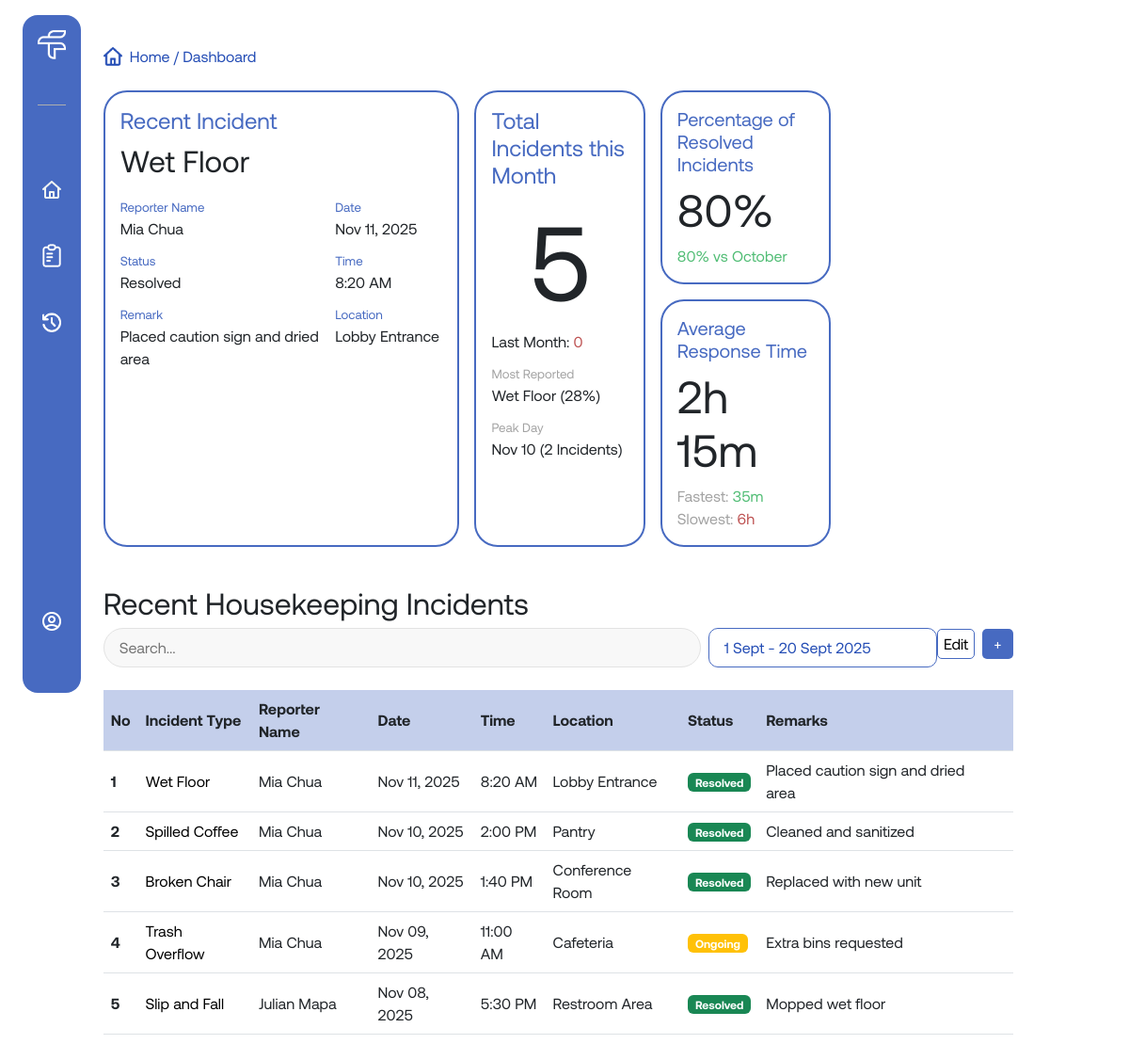
Screenshot of /pages/dashboard.php (signed in) with the database file from the repository.
### tables this page shows
CREATE TABLE incidents (
  incident_id INT(10) AUTO_INCREMENT PRIMARY KEY,
  description VARCHAR(255) NOT NULL,
  location VARCHAR(255) NOT NULL,
  reported_by INT(10),
  role_assigned_to VARCHAR(255),
  status VARCHAR(255) DEFAULT 'Ongoing',
  remarks VARCHAR(255),
  date DATE,
  time TIME,
  FOREIGN KEY (reported_by) REFERENCES users(user_id) ON DELETE SET NULL
);

CREATE TABLE users (
  user_id INT(10) AUTO_INCREMENT PRIMARY KEY,
  name VARCHAR(255) NOT NULL,
  role VARCHAR(255) NOT NULL,
  username VARCHAR(255) UNIQUE NOT NULL,
  password VARCHAR(255) NOT NULL
);

### pages/dashboard.php (the view, shortened to what this page needs)
<?php
    include('../includes/db_connect.php');
    if(isset($_SESSION['user_id'])){
        $user_id = $_SESSION['user_id'] ;
        $sql = "SELECT role FROM users WHERE user_id = $user_id";
        $result = mysqli_query($conn, $sql);
        if($result && mysqli_num_rows($result) > 0){
            $row = mysqli_fetch_assoc($result);
            $user_role = htmlspecialchars($row['role']);
        }
        if ($user_role == 'Admin') {
            $sql = "SELECT incidents.incident_id, incidents.description, users.name AS reporter_name, incidents.location, incidents.date, incidents.time, incidents.status, incidents.remarks
                    FROM incidents
                    LEFT JOIN users ON incidents.reported_by = users.user_id
                    ORDER BY incidents.incident_id DESC
                    LIMIT 5" ;
            $table_header = 'Recent' ;
        } else {
            $sql = "SELECT incidents.incident_id, incidents.description, users.name AS reporter_name, incidents.location, incidents.date, incidents.time, incidents.status, incidents.remarks
                    FROM incidents
                    LEFT JOIN users ON incidents.reported_by = users.user_id
                    WHERE incidents.role_assigned_to = '$user_role'
                    ORDER BY incidents.incident_id DESC
                    LIMIT 5";
            $table_header = "Recent $user_role" ;
        }
        $result_incidents = mysqli_query($conn, $sql);
        if ($user_role == 'Admin') {
            $recent_sql = "
                SELECT incidents.description, incidents.location, incidents.date, incidents.time, incidents.status, incidents.remarks, users.name AS reporter_name
                FROM incidents
                LEFT JOIN users ON incidents.reported_by = users.user_id
                ORDER BY incidents.incident_id DESC
                LIMIT 1
            ";
        } else {
            $recent_sql = "
                SELECT incidents.description, incidents.location, incidents.date, incidents.time, incidents.status, incidents.remarks, users.name AS reporter_name
                FROM incidents
                LEFT JOIN users ON incidents.reported_by = users.user_id
                WHERE incidents.role_assigned_to = '$user_role'
                ORDER BY incidents.incident_id DESC
                LIMIT 1
            ";
        }
        $recent_result = mysqli_query($conn, $recent_sql);
        $recent_incident = null;
        if ($recent_result && mysqli_num_rows($recent_result) > 0) {
            $recent_incident = mysqli_fetch_assoc($recent_result);
        }
        if ($recent_incident) {
            $recent_description = htmlspecialchars($recent_incident['description']);
            $recent_reporter = htmlspecialchars($recent_incident['reporter_name']);
            $recent_status = htmlspecialchars($recent_incident['status']);
            $recent_remarks = htmlspecialchars($recent_incident['remarks']);
            $recent_date = date("M d, Y", strtotime($recent_incident['date']));
            $recent_time = date("g:i A", strtotime($recent_incident['time']));
            $recent_location = htmlspecialchars($recent_incident['location']);
        }
        $role_condition = ($user_role != 'Admin') ? "AND incidents.role_assigned_to = '$user_role'" : "";
        $peak_day_sql = "
            SELECT date, COUNT(*) AS incidents_count
            FROM incidents
            WHERE MONTH(date) = 11 AND YEAR(date) = YEAR(CURDATE()) $role_condition
            GROUP BY date
            ORDER BY incidents_count DESC
            LIMIT 1
        ";
        $peak_day_result = mysqli_query($conn, $peak_day_sql);
        $peak_day = ['date' => '-', 'count' => 0];
        if ($peak_day_result && mysqli_num_rows($peak_day_result) > 0) {
            $row = mysqli_fetch_assoc($peak_day_result);
            $peak_day = [
                'date' => date("M d", strtotime($row['date'])),
                'count' => (int)$row['incidents_count']
            ];
        }
        function getTotalIncidentsByMonth($conn, $month, $role_condition) {
            $sql = "
                SELECT COUNT(*) AS total_incidents
                FROM incidents
                WHERE MONTH(date) = $month AND YEAR(date) = YEAR(CURDATE()) $role_condition
            ";
            $result = mysqli_query($conn, $sql);
            if ($result && mysqli_num_rows($result) > 0) {
                $row = mysqli_fetch_assoc($result);
                return (int)$row['total_incidents'];
            }
            return 0;
        }
        $november_total   = getTotalIncidentsByMonth($conn, 11, $role_condition);
        $october_total = getTotalIncidentsByMonth($conn, 10, $role_condition);
        function getIncidentCount($conn, $statusCondition, $month, $role_condition) {
            $sql = "SELECT COUNT(*) AS count FROM incidents
                    WHERE $statusCondition AND MONTH(date) = $month $role_condition;";
            $result = mysqli_query($conn, $sql);
            if ($result && mysqli_num_rows($result) > 0) {
                $row = mysqli_fetch_assoc($result);
                return (int)$row['count'];
            }
            return 0;
        }
        $resolved_incidents_this_month   = getIncidentCount($conn, "status = 'Resolved'", 11, $role_condition);
        $resolved_incidents_last_month   = getIncidentCount($conn, "status = 'Resolved'", 10, $role_condition);
        $this_resolved_pct   = $november_total > 0 ? round(($resolved_incidents_this_month / $november_total) * 100, 0) : 0;
        $last_resolved_pct   = $october_total > 0 ? round(($resolved_incidents_last_month / $october_total) * 100, 0) : 0;
        $improvement_pct = round($this_resolved_pct - $last_resolved_pct, 0);
        $improvement_style = $improvement_pct < 0 ? "red-text" : "green-text";
    }
?>
<!DOCTYPE html>
<html lang="en">
<head>
    <link href="https://cdn.jsdelivr.net/npm/bootstrap@5.3.8/dist/css/bootstrap.min.css" rel="stylesheet">
    <link rel="stylesheet" href="../assets/css/style.css">
</head>
<body>
    <div class="layout d-md-flex w-md-100">
        <?php include('../includes/navbar.php') ?>
        <div class="main-content flex-md-fill p-md-3 pt-md-5">
            <div class="main-content-container w-90 mx-auto mx-md-0 w-md-100">
                <p class="page-info"> <img src="../assets/images/blue-home-icon.png" alt=""><span>Home  /  Dashboard</span></p>
                <div class="dashboard-cards my-4 d-md-grid gap-md-3">
                    <div class="recent-incident dash-card dash-card-left">
                        <h4>Recent Incident</h4>
                        <h2><?= $recent_description ?></h2>
                        <div class="recent-bot-card">
                            <div class="recent-left">
                                <p class="recent-labels">Reporter Name</p>
                                <p><?= $recent_reporter ?></p>
                                <p class="recent-labels">Status</p>
                                <p><?= $recent_status ?></p>
                                <p class="recent-labels">Remark</p>
                                <p><?= $recent_remarks ?></p>
                            </div>
                            <div class="recent-right">
                                <p class="recent-labels">Date</p>
                                <p><?= $recent_date ?></p>
                                <p class="recent-labels">Time</p>
                                <p><?= $recent_time ?></p>
                                <p class="recent-labels">Location</p>
                                <p><?= $recent_location ?></p>
                            </div>
                        </div>
                    </div>
                    <div class="dash-card-right">
                        <div class="total-incidents dash-card">
                            <h4>Total Incidents this Month</h4>
                            <h1 class="text-center"><?= $november_total ?></h1>
                            <p>Last Month: <span class="red-text"><?= $october_total ?></span></p>
                            <p class="total-labels">Most Reported</p>
                            <p>Wet Floor (28%)</p>
                            <p class="total-labels">Peak Day</p>
                            <p><?= $peak_day['date'] ?> (<?= $peak_day['count'] ?> Incidents)</p>
                        </div>
                        <div class="right-right-col">
                            <div class="percentage dash-card">
                                <h4>Percentage of Resolved Incidents</h4>
                                <h2><?= $this_resolved_pct ?>%</h2>
                                <p class="<?= $improvement_style?>"><?= $improvement_pct?>% vs October</p>
                            </div>
                            <div class="average-time dash-card">
                                <h4>Average Response Time</h4>
                                <h2>2h 15m</h2>
                                <p>Fastest: <span class="green-text">35m</span></p>
                                <p>Slowest: <span class="red-text">6h</span></p>
                            </div>
                        </div>
                    </div>
                </div>
                <h2><?= $table_header?> Incidents</h2>
                <div class="table-search-group">
                    <div class="top-search">
                        <input type="text" placeholder="Search...">
                        <div class="filter-date">
                            <p>1 Sept - 20 Sept 2025</p>
                        </div>
                    </div>
                    <div class="bot-search">
                        <button class="edit-btn" id="toggleEditMode">Edit</button>
                        <a href="./add-incident.php">+</a>
                    </div>
                </div>
                <table class="incident-table">
                    <thead>
                    <tr class="header-row">
                        <th scope="col">No</th>
                        <th scope="col">Incident Type</th>
                        <th scope="col">Reporter Name</th>
                        <th scope="col">Date</th>
                        <th scope="col">Time</th>
                        <th scope="col">Location</th>
                        <th scope="col">Status</th>
                        <th scope="col">Remarks</th>
                        <th class="edit-col"></th>
                    </tr>
                    </thead>
                    <tbody>
                        <?php
                            if ($result_incidents && mysqli_num_rows($result_incidents) > 0) {
                                $count = 1;
                                while ($row = mysqli_fetch_array($result_incidents)) {
                                    $incidentId = htmlspecialchars($row['incident_id']);
                                    $description = htmlspecialchars($row['description']);
                                    $reporter = htmlspecialchars($row['reporter_name']);
                                    $location = htmlspecialchars($row['location']);
                                    $date = date("M d, Y", strtotime($row['date']));
                                    $time = date("g:i A", strtotime($row['time']));
                                    $status = htmlspecialchars($row['status']);
                                    $remarks = htmlspecialchars($row['remarks']);
                                    $badgeClass = '';
                                    if ($status == 'Resolved') $badgeClass = 'bg-success';
                                    elseif ($status == 'Ongoing') $badgeClass = 'bg-warning';
                                    else $badgeClass = 'bg-danger';
                                    echo "
                                    <tr data-id='{$incidentId}'>
                                        <th scope='row' data-label='No'>{$count}</th>
                                        <td data-label='Incident Type'>{$description}</td>
                                        <td data-label='Reporter Name'>{$reporter}</td>
                                        <td data-label='Date'>{$date}</td>
                                        <td data-label='Time'>{$time}</td>
                                        <td data-label='Location'>{$location}</td>
                                        <td data-label='Status'><span class='badge {$badgeClass}'>{$status}</span></td>
                                        <td data-label='Remarks'>{$remarks}</td>
                                        <td class='edit-cell'></td>
                                    </tr>
                                    ";
                                    $count++;
                                }
                            } else {
                                echo "
                                <tr>
                                    <td colspan='9' class='text-center'>No incidents found.</td>
                                </tr>";
                            }
                        ?>
                    </tbody>
                </table>
            </div>
        </div>
    </div>
</body>
<?php include('../includes/footer.php') ?>

### rows the page displays
incidents: description "Wet Floor", reported_by.name "Mia Chua", status "Resolved", remarks "Placed caution sign and dried area", date "Nov 11, 2025", time "8:20 AM", location "Lobby Entrance"
users: role "Recent Housekeeping"
incidents: description "Spilled Coffee", reported_by.name "Mia Chua", date "Nov 10, 2025", time "2:00 PM", location "Pantry", status "Resolved", remarks "Cleaned and sanitized"
incidents: description "Broken Chair", reported_by.name "Mia Chua", date "Nov 10, 2025", time "1:40 PM", location "Conference Room", status "Resolved", remarks "Replaced with new unit"
incidents: description "Trash Overflow", reported_by.name "Mia Chua", date "Nov 09, 2025", time "11:00 AM", location "Cafeteria", status "Ongoing", remarks "Extra bins requested"
incidents: description "Slip and Fall", reported_by.name "Julian Mapa", date "Nov 08, 2025", time "5:30 PM", location "Restroom Area", status "Resolved", remarks "Mopped wet floor"

### other values shown
$november_total "5"
$october_total "0"
$peak_day['date'] "Nov 10"
$peak_day['count'] "2"
$this_resolved_pct "80"
$improvement_pct "80"
